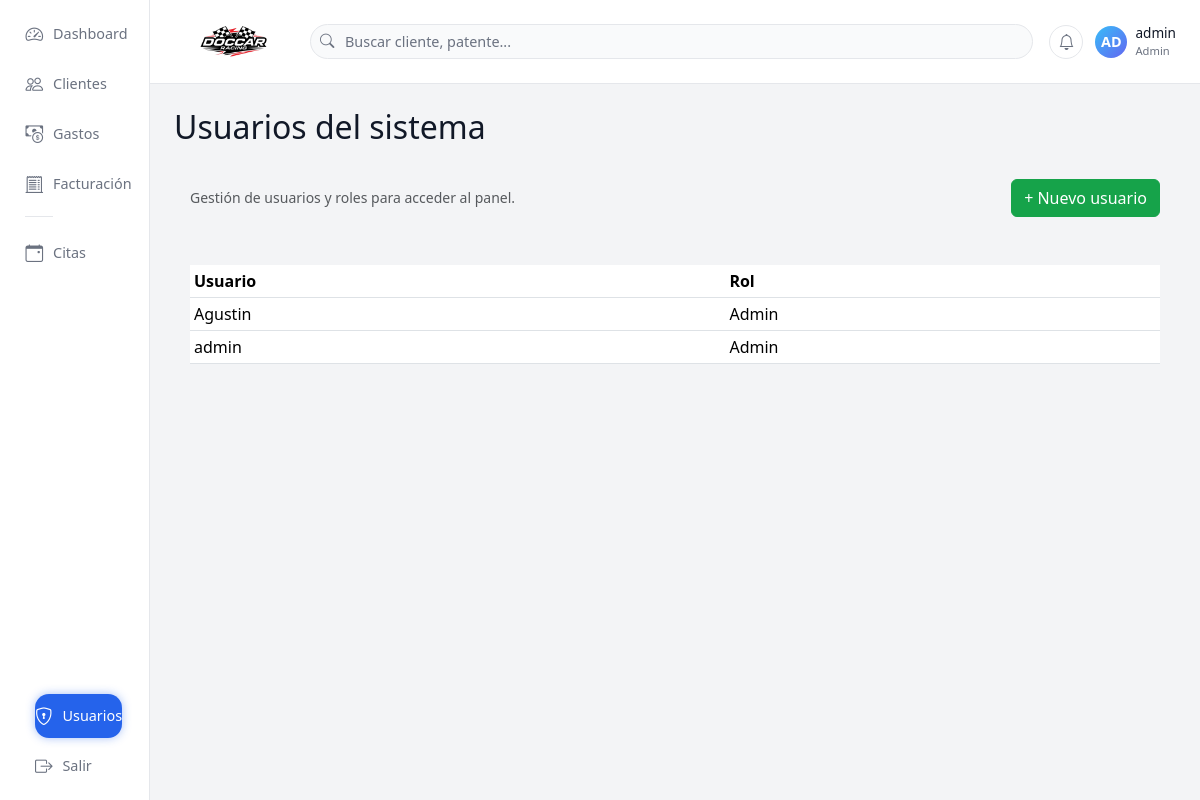
The page /usuarios (signed in) on the database its author committed.
### tables this page shows
CREATE TABLE users (
        id INTEGER PRIMARY KEY AUTOINCREMENT,
        username TEXT UNIQUE,
        password TEXT
    , rol TEXT);

### app.py (the view)
@app.route("/usuarios")
@admin_required
def usuarios():
    con = get_con()
    cur = con.cursor()
    cur.execute("SELECT id, username, rol FROM users ORDER BY username")
    usuarios = cur.fetchall()
    con.close()
    return render_template("usuarios.html", usuarios=usuarios)

### app.py (called while the page is built)
def get_con():
    con = sqlite3.connect(DB_NAME)
    con.row_factory = sqlite3.Row
    return con

def admin_required(f):
    @wraps(f)
    def wrapper(*args, **kwargs):
        if "user_id" not in session or session.get("rol") != "admin":
            return redirect(url_for("dashboard"))
        return f(*args, **kwargs)
    return wrapper

### templates/usuarios.html
{% extends "base.html" %}
{% block contenido %}
<h2 class="mb-3">Usuarios del sistema</h2>
<div class="card-dark-soft p-3 mb-3">
    <div class="d-flex justify-content-between align-items-center">
        <p class="mb-0 small text-muted">
            Gestión de usuarios y roles para acceder al panel.
        </p>
        <a href="{{ url_for('usuario_nuevo') }}" class="btn btn-success">
            + Nuevo usuario
        </a>
    </div>
</div>
<div class="card-dark-soft p-3">
    <div class="table-responsive">
        <table class="table table-sm table-dark-custom mb-0">
            <thead>
            <tr>
                <th>Usuario</th>
                <th>Rol</th>
            </tr>
            </thead>
            <tbody>
            {% if usuarios %}
                {% for u in usuarios %}
                    <tr>
                        <td>{{ u[1] }}</td>
                        <td>{{ (u[2] or 'operador')|capitalize }}</td>
                    </tr>
                {% endfor %}
            {% else %}
                <tr>
                    <td colspan="2" class="text-center text-muted py-3">
                        No hay usuarios cargados.
                    </td>
                </tr>
            {% endif %}
            </tbody>
        </table>
    </div>
</div>
{% endblock %}

### templates/base.html (style rules this page uses)
:root { --bg-app: #f3f4f6; --bg-sidebar: #ffffff; --bg-topbar: #ffffff; --bg-card: #ffffff; --border-soft: #e5e7eb; --text-main: #111827; --text-muted: #6b7280; --primary: #2563eb; --success: #16a34a; --danger: #dc2626; }
* { box-sizing: border-box; }
body { margin: 0; min-height: 100vh; background: var(--bg-app); color: var(--text-main); font-family: system-ui, -apple-system, BlinkMacSystemFont, "Segoe UI", sans-serif; }
a { text-decoration: none; color: inherit; }
.btn-success { background-color: var(--success); border-color: var(--success); }

### rows shown on the page
users: username "Agustin", rol "Admin"
users: username "admin", rol "Admin"

### other values the page prints
{{ uname[:2].upper() }} "AD"
{{ session.get("username", "Usuario") }} "admin"
{{ session.get("rol", "operador")|capitalize }} "Admin"
